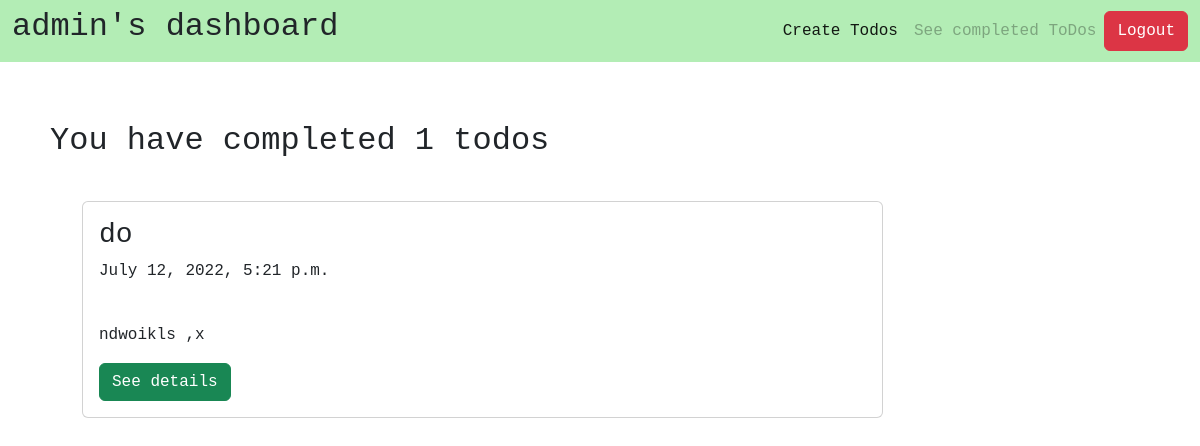
/completed/ (signed in), run on an earlier commit of the app's database.
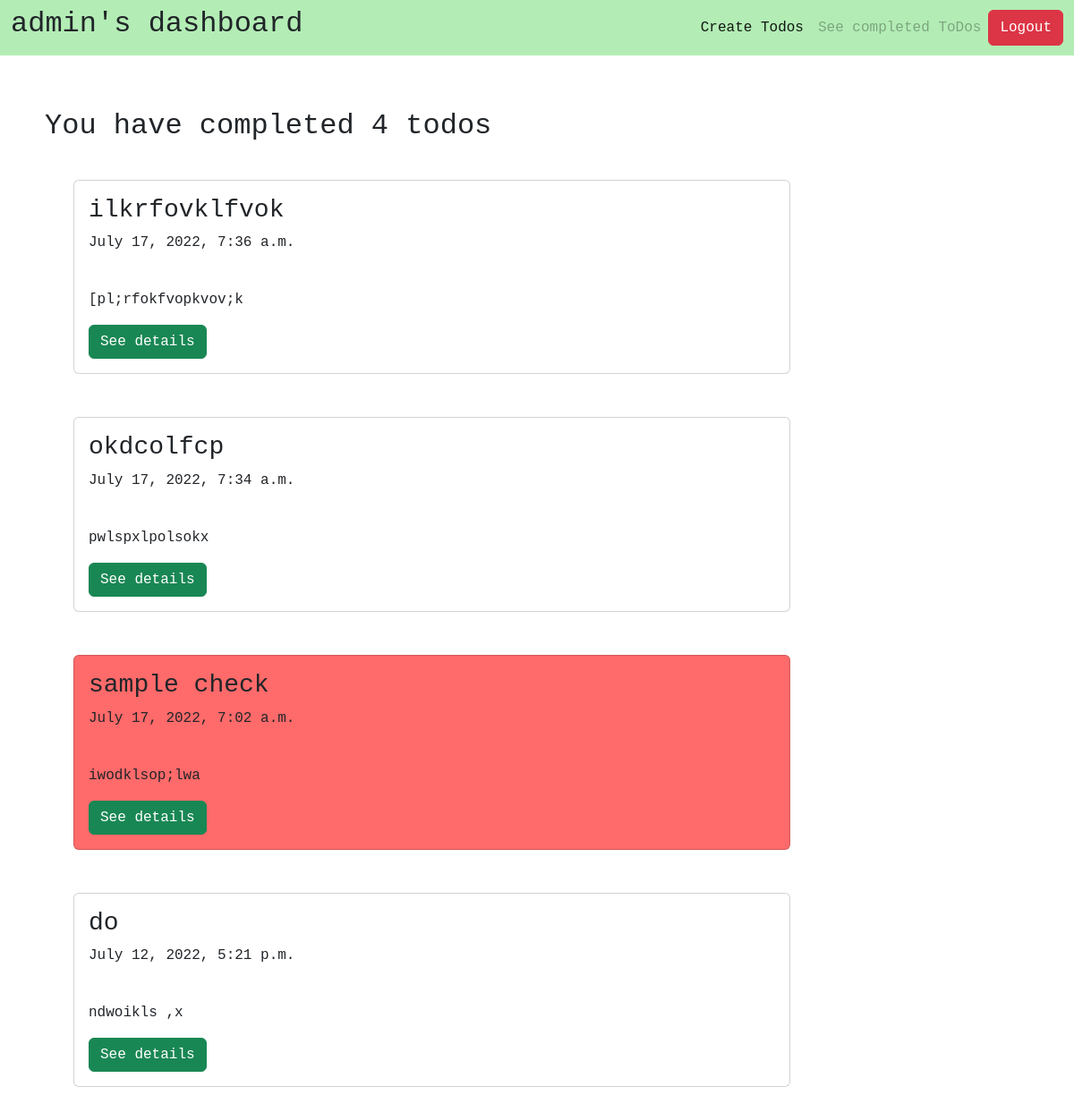
And on a later commit of the database.
### todo/models.py (models this page shows)
class ToDo(models.Model):
    title = models.CharField(max_length=100)
    description=models.TextField(blank=True)
    datecreated= models.DateTimeField(auto_now_add=True)
    datecompleted = models.DateTimeField(null=True, blank=True)
    duedate=models.DateField()
    important = models.BooleanField(default=False)
    completed = models.BooleanField(default=False)
    user = models.ForeignKey(User, on_delete=models.CASCADE, default=None)
    def __str__(self) -> str:
        return self.title

### todo/views.py (the view)
# urls.py: path('completed/',views.completedToDo, name='completedToDo'),
def completedToDo(request):
    todos = ToDo.objects.filter(user = request.user, completed=True).order_by('-datecompleted')
    return render(request, 'todo/completedToDo.html', {'todos':todos})

### todo/templates/todo/completedToDo.html (shortened to what this page needs)
<!DOCTYPE html>
<html lang="en">
<head>
    <link href="https://cdn.jsdelivr.net/npm/bootstrap@5.2.0-beta1/dist/css/bootstrap.min.css" rel="stylesheet"
>
</head>
<body style="font-family: 'IBM Plex Mono', monospace;">
    <nav class="navbar navbar-expand-lg" style="background-color: rgb(179, 237, 181);">
        <div class="container-fluid">
            <h2>{{user.username}}'s dashboard</h2>
            <div class="d-flex" id="navbarScroll">
                <ul class="navbar-nav me-auto my-2 my-lg-0 navbar-nav-scroll" style="--bs-scroll-height: 100px;">
                    <li class="nav-item">
                        <a class="nav-link active" aria-current="page" href="{%url 'createToDos'%}">Create Todos</a>
                    </li>
                    <li class="nav-item">
                        <a class="nav-link disabled" href="{%url 'completedToDo'%}">See completed ToDos</a>
                    </li>
                </ul>
                <form class="d-flex" action="{% url 'logOutUser'%}" method="post">
                    <button class="btn btn-danger" type="submit">Logout</button>
                </form>
            </div>
        </div>
    </nav>
    <div class="container" style="margin-top: 40px; padding: 20px;">
        <h2> You have completed {{ todos.count }} todos</h2>
        <ul style="margin-top: 40px;">
            {% for todo in todos %}
            {% if todo.important %}<div class="card w-75" style="background-color: rgb(255, 106, 106);">
                {% else %}<div class="card w-75">
                    {% endif %}
                    <div class="card-body">
                        <h3 class="card-title">{{ todo }}</h3>
                        <p class="card-text">{{todo.datecompleted}}</p> <br>
                        <p class="card-text">{% if todo.description %}{{ todo.description|truncatechars:150 }}{% endif%}</p>
                        <a href="{% url 'viewToDo' todo.id %}" class="btn btn-success">See details</a>
                    </div>
                </div>
                <br><br>
                {% endfor %}
        </ul>
    </div>
</body>
</html>

What changed in the data, as far as the page shows it:
added ToDo: title "ilkrfovklfvok", datecompleted "July 17, 2022, 7:36 a.m.", description "[pl;rfokfvopkvov;k"
added ToDo: title "okdcolfcp", datecompleted "July 17, 2022, 7:34 a.m.", description "pwlspxlpolsokx"
now on this page (row edited): ToDo: title "sample check", datecompleted "July 17, 2022, 7:02 a.m.", description "iwodklsop;lwa"
Also different on the page:
{{ todos.count }}: "1" → "4"
